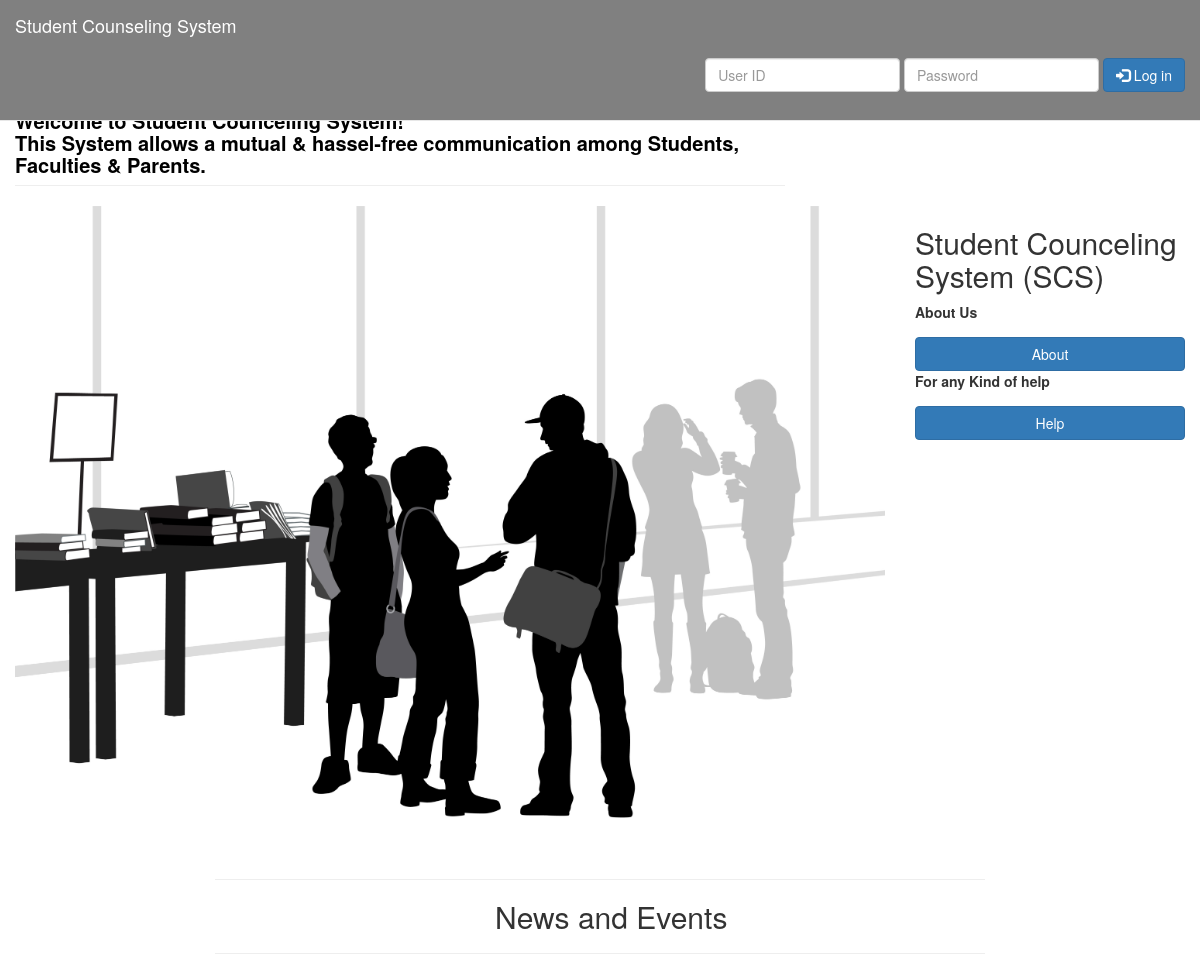
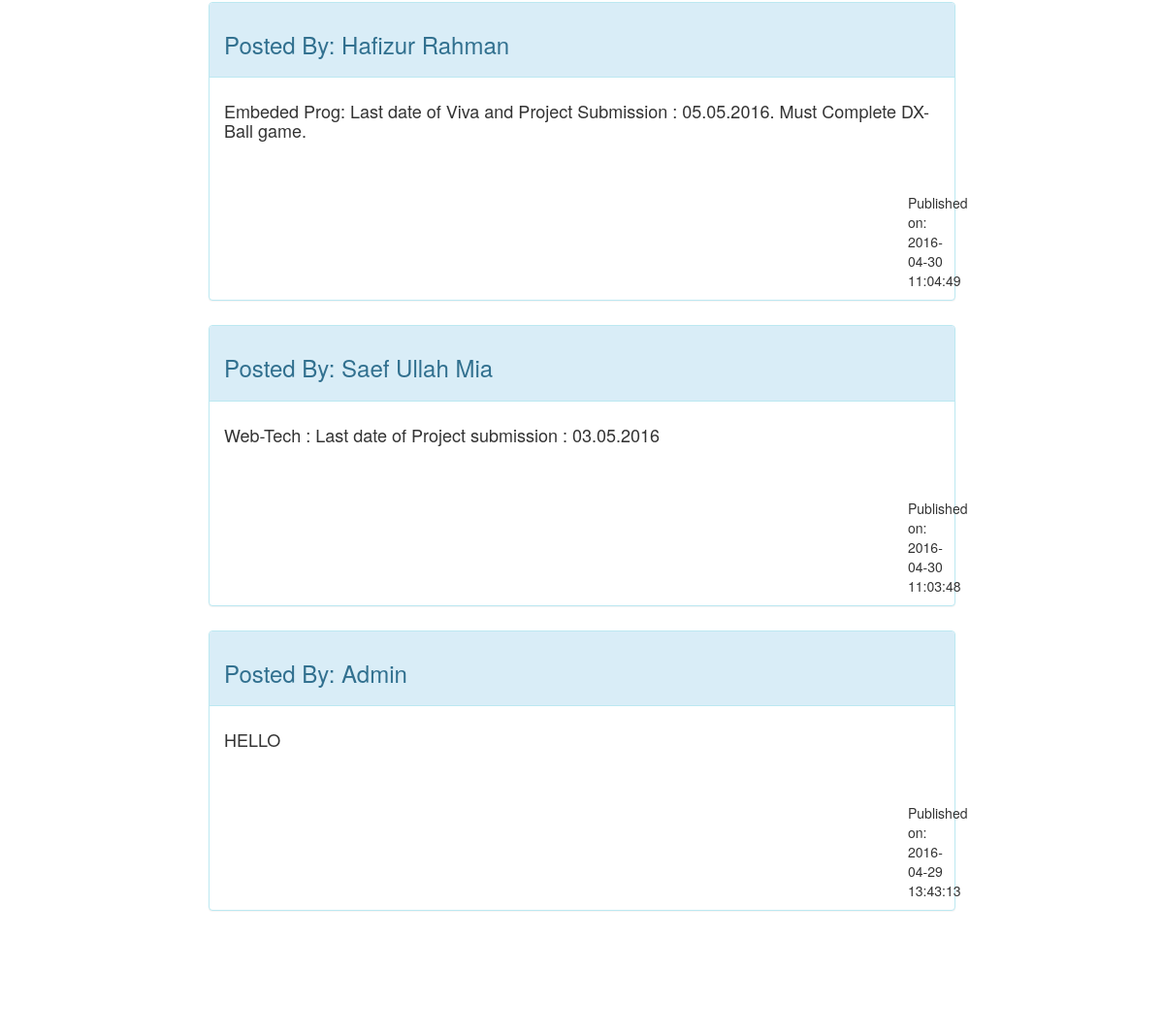
The page / on the database its author committed (2 pictures, top to bottom).
### tables this page shows
CREATE TABLE IF NOT EXISTS `comments` (
`id` int(11) NOT NULL,
  `name` text NOT NULL,
  `comment` text NOT NULL,
  `post_time` timestamp NOT NULL DEFAULT CURRENT_TIMESTAMP
);

### index.php (the view, shortened to what this page needs)
<!DOCTYPE HTML>
<html lang="en">
<head>
    <link href="css/bootstrap.min.css" rel="stylesheet">
    <link rel="stylesheet" type="text/css" href="css/style.css">
    <link href="css/portfolio-item.css" rel="stylesheet">
</head>
<body>
    <nav class="navbar navbar-default navbar-fixed-top customnav" role="navigation">
        <div class="container col-lg-7">
            <div class="navbar-header navhead customhead">
                <a style="color: white;" class="navbar-brand" href="#">Student Counseling System</a>
            </div>
        </div>
                <div class="collapse navbar-collapse" id="bs-example-navbar-collapse-1">
                    <ul class="nav navbar-nav navbar-right">
                        <li>
                            <div class="col-md-12">
                                <form class="navbar-form navbar-left" role="search" method="POST" action="">
                                    <div class="form-group">
                                        <input type="text" class="form-control" name="userid"placeholder="User ID">
                                    </div>
                                    <div class="form-group">
                                        <input type="password" class="form-control" name="userpass" placeholder="Password">
                                    </div>
                                    <button type="submit" class="btn btn-primary" name="submit" onclick="myfunc()">
                                    <span class="glyphicon glyphicon-log-in"></span> Log in
                                    </button><br>
                                </form>
                            </div>
                        </li>
                    </ul>
                </div>
    </nav>
    <div class="container-fluid">
        <div class="row">
            <div class="col-lg-8">
                <h1 class="page-header">
                    <strong>Welcome to Student Counceling System!<br>
                    This System allows a mutual & hassel-free communication among Students, Faculties & Parents.<br>
                    </strong>
                </h1>
            </div>
        </div>
        <div class="row">
            <div class="col-md-9">
                <img class="img-responsive" src="img/student.jpg" alt="study">
            </div>
            <div class="col-md-3 customreg">
                <h2>Student Counceling System (SCS)</h2>
                    <div >
                        <label>
                            <p>About Us</p>
                        </label>
                    </div>
                    <a class="btn btn-primary btn-block" role="button" data-toggle="collapse" data-target="#Aboutus" href="#collapseExample" aria-expanded="false" aria-controls="collapseExample">
                      About
                    </a>
                    <div>
                        <label>
                            <p>For any Kind of help</p>
                        </label>
                    </div>
                        <a class="btn btn-primary btn-block" role="button" data-toggle="collapse" data-target="#help" href="#collapseExample" aria-expanded="false" aria-controls="collapseExample">
                          Help
                        </a>
            </div>
        <div class="col-lg-8 col-lg-offset-2 col-md-10 col-md-offset-1">
            <hr>
            <h2 style="margin-left: 280px;">News and Events</h2>
            <hr>
            <div id="all_comments">
            <?php
                $comm = mysql_query("select name,comment,post_time from comments order by post_time desc");
                while($row=mysql_fetch_array($comm))
                {
                    $name=$row['name'];
                    $comment=$row['comment'];
                    $time=$row['post_time'];
            ?>
            <div style="margin-top: 25px;"class="panel panel-info">
            <div class="panel-heading"><h3 class="name">Posted By: <?php echo  $name;?></h3></div>
            <div class="panel-body"><h4 class="comment"><?php echo $comment;?></h4></div>
            <div class="panel-body"> </div><p style="margin-left: 720px;" class="time">Published on: <?php echo $time;?></p>
            </div>
            <?php
            }
            ?>
            </div>
        </div>
    </div>
 </div>
     <footer>
        <div class="container">
            <div class="row">
                <div class="col-lg-8 col-lg-offset-2 col-md-10 col-md-offset-1">
                    <ul class="list-inline text-center">
                    </ul>
                </div>
            </div>
        </div>
    </footer>
</body>
</html>

### css/style.css (style rules this page uses)
.customnav { color: #ffffff; background-color: gray; }
.customhead { background-color: gray; color: black; }
.page-header { font-size: 20px; color: black; }

### css/portfolio-item.css (style rules this page uses)
body { padding-top: 70px; }
footer { margin: 50px 0; }

### rows shown on the page
comments: name "Hafizur Rahman", comment "Embeded Prog: Last date of Viva and Project Submission : 05.05.2016. Must Complete DX-Ball game.", post_time "2016-04-30 11:04:49"
comments: name "Saef Ullah Mia", comment "Web-Tech : Last date of Project submission : 03.05.2016", post_time "2016-04-30 11:03:48"
comments: name "Admin", comment "HELLO", post_time "2016-04-29 13:43:13"
